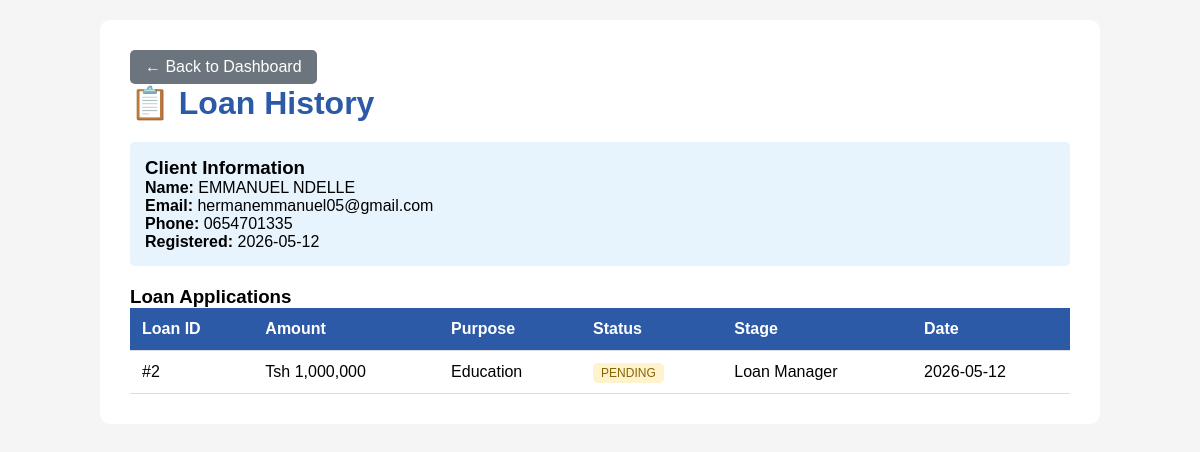
Before: /client_loan_history/7 (signed in) with the older database file.
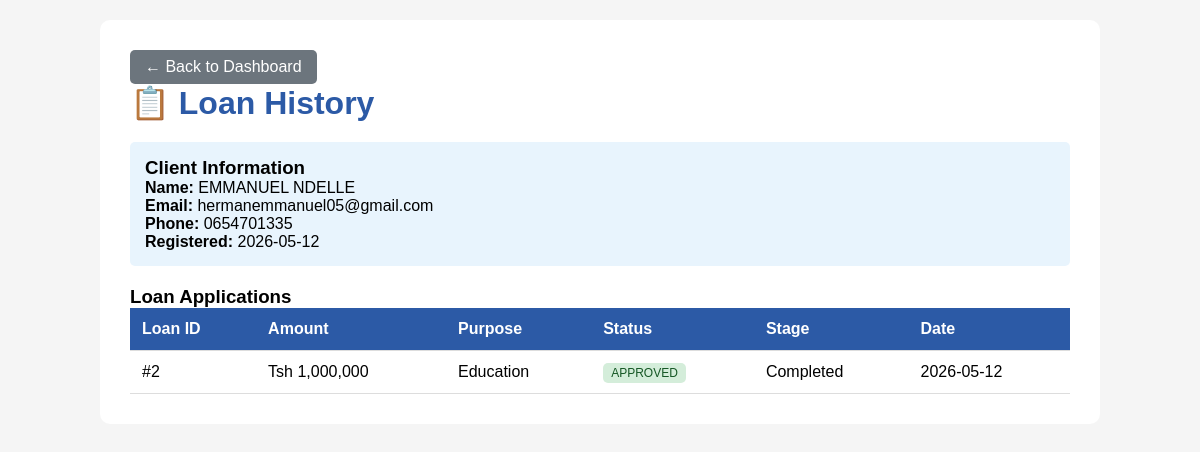
After: the same page with the newer database file.
### app_complete.py (models this page shows, shortened)
class Loan(db.Model):
    __tablename__ = 'loans'
    id = db.Column(db.Integer, primary_key=True)
    client_id = db.Column(db.Integer, db.ForeignKey('users.id'), nullable=False)
    amount = db.Column(db.Float, nullable=False)
    purpose = db.Column(db.String(200))
    status = db.Column(db.String(50), default='pending')
    current_stage = db.Column(db.String(50), default='loan_officer')
    term_months = db.Column(db.Integer, default=12)
    monthly_payment = db.Column(db.Float)
    created_at = db.Column(db.DateTime, default=datetime.utcnow)
    updated_at = db.Column(db.DateTime, default=datetime.utcnow, onupdate=datetime.utcnow)
    client = db.relationship('User', foreign_keys=[client_id], backref='loans')

### app_complete.py (the view)
@app.route('/client_loan_history/<int:client_id>')
def client_loan_history(client_id):
    if 'user_id' not in session:
        return render_template("front_page.html")
    user = db.session.get(User, session['user_id'])
    if user.role not in ['general_director', 'admin'] and user.id != client_id:
        flash('Access denied!', 'danger')
        return redirect(url_for('dashboard'))
    client = User.query.get_or_404(client_id)
    loans = Loan.query.filter_by(client_id=client_id).order_by(Loan.created_at.desc()).all()
    return render_template('client_loan_history.html', client=client, loans=loans, viewer=user)

### app_complete.py (called while the page is built)
@app.template_filter('format_currency')
def format_currency(value):
    try:
        if value is None:
            return "Tsh 0"
        formatted = f"{value:,.2f}" if isinstance(value, float) and value % 1 != 0 else f"{int(value):,}"
        return f"Tsh {formatted}"
    except (ValueError, TypeError):
        return "Tsh 0"

### templates/client_loan_history.html (shortened to what this page needs)
<!DOCTYPE html>
<html>
<head>
</head>
<body>
    <div class="container">
        <a href="/staff_dashboard" class="btn-back">← Back to Dashboard</a>
        <h1>📋 Loan History</h1>
        <div class="client-info">
            <h3>Client Information</h3>
            <p><strong>Name:</strong> {{ client.full_name or client.username }}</p>
            <p><strong>Email:</strong> {{ client.email or 'N/A' }}</p>
            <p><strong>Phone:</strong> {{ client.phone or 'N/A' }}</p>
            <p><strong>Registered:</strong> {{ client.created_at.strftime('%Y-%m-%d') if client.created_at else 'N/A' }}</p>
        </div>
        <h3>Loan Applications</h3>
        <table>
            <thead>
                <tr><th>Loan ID</th><th>Amount</th><th>Purpose</th><th>Status</th><th>Stage</th><th>Date</th></tr>
            </thead>
            <tbody>
                {% for loan in loans %}
                <tr>
                    <td>#{{ loan.id }}</td>
                    <td>{{ loan.amount|format_currency }}</td>
                    <td>{{ loan.purpose }}</td>
                    <td><span class="badge badge-{{ loan.status }}">{{ loan.status|upper }}</span></td>
                    <td>{{ loan.current_stage|replace('_', ' ')|title }}</td>
                    <td>{{ loan.created_at.strftime('%Y-%m-%d') }}</td>
                </tr>
                {% endfor %}
            </tbody>
        </table>
    </div>
</body>
</html>

Changed rows visible on the page:
changed Loan "Tsh 1,000,000": status "PENDING" → "APPROVED"; current_stage "Loan Manager" → "Completed"
